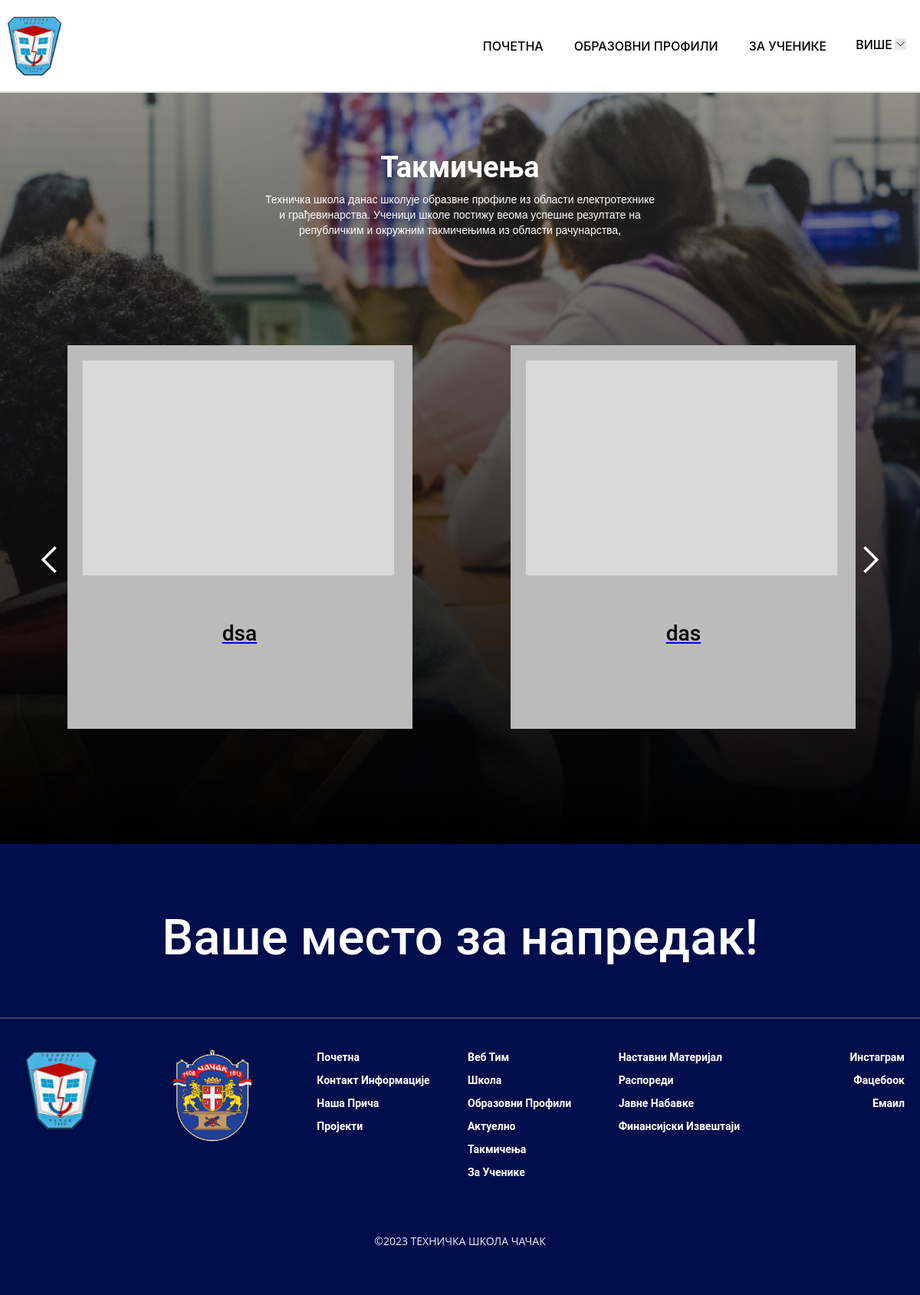
Before: /teh/takmicenja.php with the older database file.
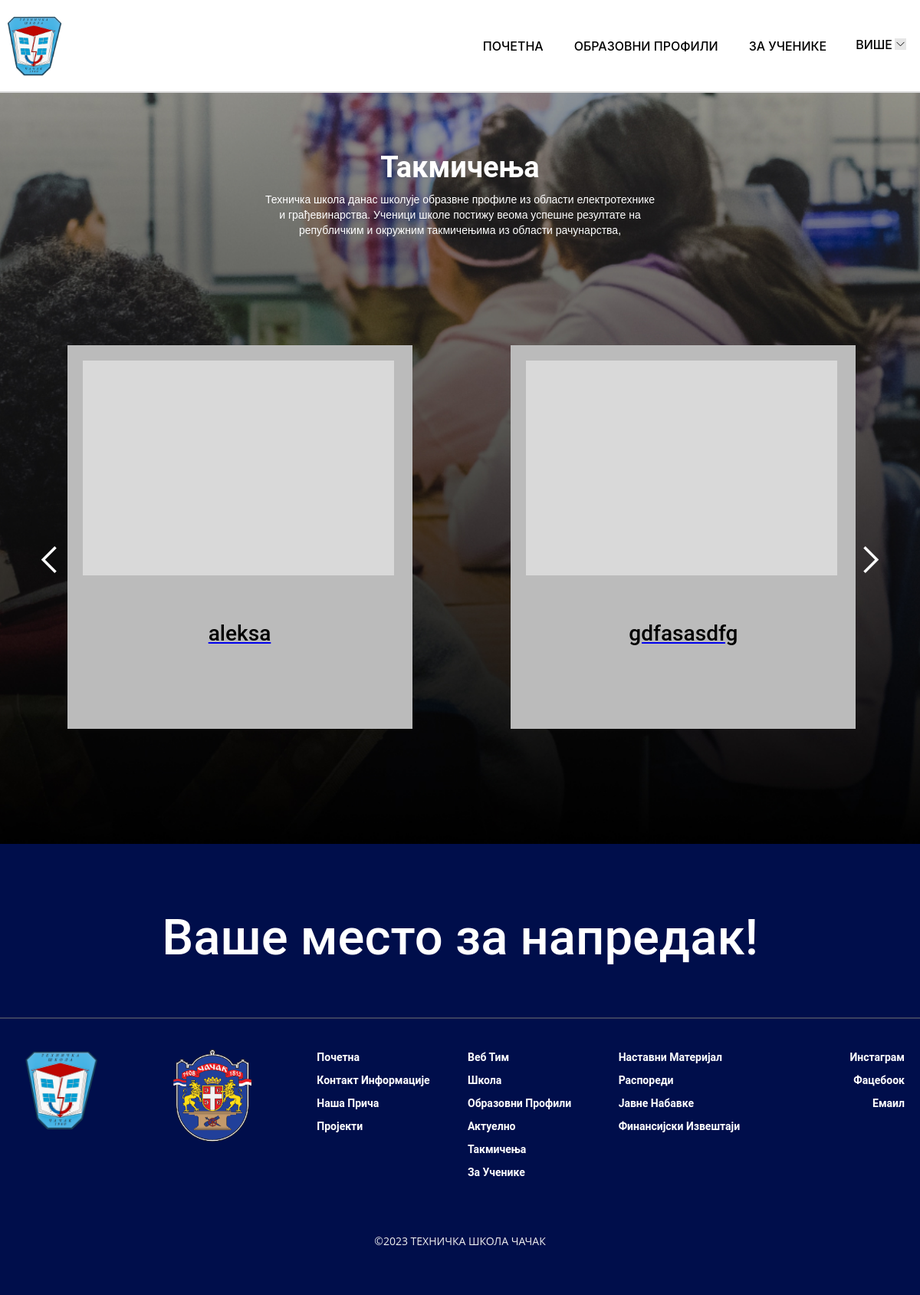
After: the same page with the newer database file.
### tables this page shows
CREATE TABLE `vesti` (
  `id` int(11) NOT NULL,
  `naslov` varchar(255) NOT NULL,
  `opis` varchar(255) NOT NULL,
  `takmicenje` int(11) DEFAULT NULL,
  `datum` timestamp NULL DEFAULT current_timestamp(),
  `slika` int(50) NOT NULL
);

### classes/dbh.php (called while the page is built, shortened)
<?php
class Dbh{
    protected function connect() {
        try{
            $username = "root";
            $password = "";
            $dbh = new PDO('mysql:host=localhost;dbname=php_dev', $username, $password);
            return $dbh;
        }catch (PDOException $e){
            print 'Error: ' . $e->getMessage() . "<br/>";
            die();
        }
    }
}

### classes/vesti.php (called while the page is built, shortened)
<?php
include "dbh.php";
class Vesti extends Dbh
{
    public function returnTakmicenja()
    {
        $sql = "SELECT * FROM vesti WHERE takmicenje = 1";
        $stmt = $this->connect()->query($sql);
        $res = $stmt->fetchAll();
        return $res;
    }
}

### teh/takmicenja.php (the view, shortened to what this page needs)
<!DOCTYPE html>
<html data-wf-page="64577a9b5b32094e620fd9e6" data-wf-site="6456c2138619102a79ba202a">
<head>
  <link href="css/normalize.css" rel="stylesheet" type="text/css">
  <link href="css/webflow.css" rel="stylesheet" type="text/css">
  <link href="css/tehnicka-skola-cacak.webflow.css" rel="stylesheet" type="text/css">
</head>
<body>
  <div data-animation="default" class="navbar w-nav" data-easing2="ease" data-easing="ease" data-collapse="all" style="background-color:rgb(255,255,255)" data-w-id="13c4d2da-20b0-0422-09e0-7f9d7c3241b5" role="banner" data-no-scroll="1" data-duration="400" data-doc-height="1">
    <div class="container nav-container">
      <a href="index.php" class="w-nav-brand"><img src="images/grb.png" loading="lazy" sizes="90px" srcset="images/grb.png 500w, images/grb.png 800w, images/grb.png 1000w" alt="" class="image-17"></a>
      <div class="nav-wrapper">
        <div style="display:flex" class="nav-links">
          <a href="index.php" class="nav-link w-nav-link">ПОЧЕТНА</a>
          <a href="obrazovni-profili.php" class="nav-link w-nav-link">ОБРАЗОВНИ ПРОФИЛИ</a>
          <a href="ucenici.php" class="nav-link w-nav-link">ЗА УЧЕНИКЕ</a>
        </div>
        <div style="background-color:rgb(255,255,255)" class="menu-button-2 w-nav-button">
          <div class="nav-button">
            <div style="color:rgb(0,0,0)" class="nav-btn-text">ВИШЕ</div><img src="images/arrow.svg" loading="lazy" width="20" style="-webkit-transform:translate3d(0, 0, 0) scale3d(1, 1, 1) rotateX(0deg) rotateY(0) rotateZ(0) skew(0, 0);-moz-transform:translate3d(0, 0, 0) scale3d(1, 1, 1) rotateX(0deg) rotateY(0) rotateZ(0) skew(0, 0);-ms-transform:translate3d(0, 0, 0) scale3d(1, 1, 1) rotateX(0deg) rotateY(0) rotateZ(0) skew(0, 0);transform:translate3d(0, 0, 0) scale3d(1, 1, 1) rotateX(0deg) rotateY(0) rotateZ(0) skew(0, 0);transform-style:preserve-3d" alt="" class="image">
          </div>
        </div>
      </div>
    </div>
  </div>
  <div class="ucenici-hero wf-section" style=" height:1100px;">
    <h1 class="ucenici-heading " style="margin-top: -2%;" >Такмичења</h1>
    <div class="ucenici-text">Техничка школа данас школује образвне профиле из области електротехнике и грађевинарства. Ученици школе постижу веома успешне резултате на републичким и окружним такмичењима из области рачунарства,</div>
    <div class="btns-rasporedi-wrapper">
      <section id="aktuelnost" class="home-slider-section wf-section">
        <div class="container slider-container">
          <div data-delay="4000" data-animation="slide" class="slider slider-p slider-2 w-slider" data-autoplay="false" data-easing="ease" data-hide-arrows="false" data-disable-swipe="false" data-autoplay-limit="0" data-nav-spacing="3" data-duration="500" data-infinite="true">
            <div class="mask mask-p w-slider-mask">
                <?php
                include "../classes/vesti.php";
                $vestiClass = new Vesti();
                $takmicenja = $vestiClass->returnTakmicenja();
                foreach($takmicenja as $takmicenje) {
                ?>
              <div class="slide slide-home w-slide">
                <div class="slide-card"><img src="images/Rectangle-64-1.png" loading="lazy" width="446" sizes="(max-width: 479px) 303px, (max-width: 767px) 426px, (max-width: 991px) 317px, 446px" srcset="images/Rectangle-64-p-500.png 500w, images/Rectangle-64-p-800.png 800w, images/Rectangle-64-p-1080.png 1080w, images/Rectangle-64-1.png 1299w" alt="" class="image-10">
                    <a href="takmicenje.php?id=<?= $takmicenje["id"]?>">
                    <div class="slide-smer-text"><?= $takmicenje["naslov"] ?></div>
                    </a>
                </div>
              </div>
                <?php } ?>
            </div>
            <div class="left-arrow fix-left w-slider-arrow-left">
              <div class="icon-2 w-icon-slider-left" style="color:white;"></div>
            </div>
            <div class="right-arrow fix-right w-slider-arrow-right">
              <div class="icon-2 w-icon-slider-right" style="color:white;"></div>
            </div>
          </div>
        </div>
      </section>
    </div>
  </div>
  <div class="all-sections footer wf-section">
    <h2 class="projects-title-heading footer-heading">Ваше место за напредак!</h2>
    <div class="container-2">
      <div class="w-row">
        <div class="column-7 w-col w-col-2">
          <div class="projets-title-line footer-line"></div><img src="images/grb.png" loading="lazy" sizes="(max-width: 767px) 120px, (max-width: 991px) 14vw, 120px" srcset="images/grb.png 500w, images/grb.png 800w, images/grb.png 1000w" alt="" class="image-16">
        </div>
        <div class="column-7 w-col w-col-2">
          <div class="projets-title-line footer-line"></div><img src="images/grbCacka.png" loading="lazy" alt="" class="image-18">
        </div>
        <div class="column-9 w-col w-col-2">
          <a href="index.php" class="footer-link">Почетна</a>
          <a href="kontakt-informacije.php" class="footer-link">Контакт информације</a>
          <a href="skola.php" class="footer-link">Наша прича</a>
          <a href="projects-page.php" class="footer-link">Пројекти</a>
        </div>
        <div class="column-10 w-col w-col-2">
          <a href="web-tim.php" class="footer-link">веб тим</a>
          <a href="skola.php" class="footer-link">Школа</a>
          <a href="obrazovni-profili.php" class="footer-link">Образовни профили</a>
          <a href="#aktuelnosti" class="footer-link">Актуелно</a>
          <a href="takmicenja.php" aria-current="page" class="footer-link w--current">Такмичења</a>
          <a href="ucenici.php" class="footer-link">За ученике</a>
        </div>
        <div class="column-13 w-col w-col-2">
          <a href="projects-page.php" class="footer-link">Наставни материјал</a>
          <a href="rasporedi.php" class="footer-link">Распореди</a>
          <a href="javne-nabavke.php" class="footer-link">Јавне набавке</a>
          <a href="finansijski-izvjestaj.php" class="footer-link">Финансијски извештаји</a>
        </div>
        <div class="column-8 w-col w-col-2">
          <a href="index.php" class="footer-link">Инстаграм</a>
          <a href="index.php" class="footer-link">Фацебоок</a>
          <a href="index.php" class="footer-link">Емаил</a>
        </div>
      </div>
    </div>
    <div class="text-block-3">©2023 ТЕХНИЧКА ШКОЛА ЧАЧАК</div>
  </div>
</body>
</html>

### teh/css/webflow.css (style rules this page uses)
[class^="w-icon-"], [class*=" w-icon-"] { font-family: 'webflow-icons' !important; speak: none; font-style: normal; font-weight: normal; font-variant: normal; text-transform: none; line-height: 1; -webkit-font-smoothing: antialiased; -moz-osx-font-smoothing: grayscale; }
.w-icon-slider-right:before { content: "\e600"; }
.w-icon-slider-left:before { content: "\e601"; }
* { -webkit-box-sizing: border-box; -moz-box-sizing: border-box; box-sizing: border-box; }
html { height: 100%; }
body { margin: 0; min-height: 100%; background-color: #fff; font-family: Arial, sans-serif; font-size: 14px; line-height: 20px; color: #333; }
img { max-width: 100%; vertical-align: middle; display: inline-block; }
h1, h2, h3, h4, h5, h6 { font-weight: bold; margin-bottom: 10px; }
h1 { font-size: 38px; line-height: 44px; margin-top: 20px; }
h2 { font-size: 32px; line-height: 36px; margin-top: 20px; }
.w-row:before, .w-row:after { content: " "; display: table; grid-column-start: 1; grid-row-start: 1; grid-column-end: 2; grid-row-end: 2; }
.w-row:after { clear: both; }
.w-col { position: relative; float: left; width: 100%; min-height: 1px; padding-left: 10px; padding-right: 10px; }
.w-col-2 { width: 16.66666667%; }
.w-slider { position: relative; height: 300px; text-align: center; background: #dddddd; clear: both; -webkit-tap-highlight-color: rgba(0, 0, 0, 0); tap-highlight-color: rgba(0, 0, 0, 0); }
.w-slider-mask { position: relative; display: block; overflow: hidden; z-index: 1; left: 0; right: 0; height: 100%; white-space: nowrap; }
.w-slide { position: relative; display: inline-block; vertical-align: top; width: 100%; height: 100%; white-space: normal; text-align: left; }
.w-slider-arrow-left, .w-slider-arrow-right { position: absolute; width: 80px; top: 0; right: 0; bottom: 0; left: 0; margin: auto; cursor: pointer; overflow: hidden; color: white; font-size: 40px; -webkit-tap-highlight-color: rgba(0, 0, 0, 0); tap-highlight-color: rgba(0, 0, 0, 0); -webkit-user-select: none; -moz-user-select: none; -ms-user-select: none; user-select: none; }
.w-slider-arrow-left [class^='w-icon-'], .w-slider-arrow-right [class^='w-icon-'], .w-slider-arrow-left [class*=' w-icon-'], .w-slider-arrow-right [class*=' w-icon-'] { position: absolute; }
.w-slider-arrow-left { z-index: 3; right: auto; }
.w-slider-arrow-right { z-index: 4; left: auto; }
.w-icon-slider-left, .w-icon-slider-right { top: 0; right: 0; bottom: 0; left: 0; margin: auto; width: 1em; height: 1em; }
.w-nav { position: relative; background: #dddddd; z-index: 1000; }
.w-nav:before, .w-nav:after { content: " "; display: table; grid-column-start: 1; grid-row-start: 1; grid-column-end: 2; grid-row-end: 2; }
.w-nav:after { clear: both; }
.w-nav-brand { position: relative; float: left; text-decoration: none; color: #333333; }
.w-nav-link { position: relative; display: inline-block; vertical-align: top; text-decoration: none; color: #222222; padding: 20px; text-align: left; margin-left: auto; margin-right: auto; }
.w-nav-button { position: relative; float: right; padding: 18px; font-size: 24px; display: none; cursor: pointer; -webkit-tap-highlight-color: rgba(0, 0, 0, 0); tap-highlight-color: rgba(0, 0, 0, 0); -webkit-user-select: none; -moz-user-select: none; -ms-user-select: none; user-select: none; }
.w-nav[data-collapse="all"] .w-nav-button { display: block; }

Changed rows visible on the page:
removed vesti: naslov "dsa"
removed vesti: naslov "das"
added vesti: naslov "aleksa"
added vesti: naslov "gdfasasdfg"
